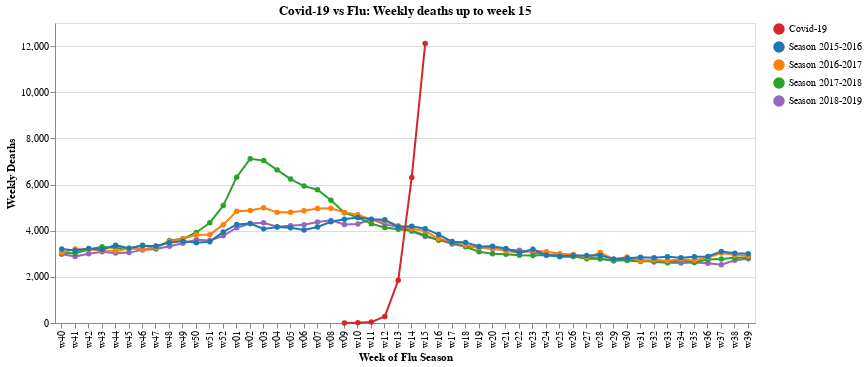

The notebook cell saved with this chart:
### Code cell
#hide_input
# select a point for which to provide details-on-demand
label = alt.selection_single(
    encodings=['x'], # limit selection to x-axis value
    on='mouseover',  # select on mouseover events
    nearest=True,    # select data point nearest the cursor
    empty='none'     # empty selection includes no data points
)

base = alt.Chart().mark_line(point=True).encode(
    x = alt.X('Weeks:N', axis=alt.Axis(title='Week of Flu Season'), sort=None),
    y = alt.Y('value', axis=alt.Axis(title='Weekly Deaths')),
    color=alt.Color('variable', legend=alt.Legend(title=""), scale=alt.Scale(
        range=['#d62728', '#1f77b4', '#ff7f0b', '#2ca02c', '#9467bd'])),
    order='codigo',
)

alt.layer(
    base, # base line chart
    
    # add a rule mark to serve as a guide line
    alt.Chart().mark_rule(color='#aaa').encode(
        x = alt.X('Weeks:N', axis=alt.Axis(title='Week of Flu Season'), sort=None)
    ).transform_filter(label),
    
    # add circle marks for selected time points, hide unselected points
    base.mark_circle().encode(
        opacity=alt.condition(label, alt.value(1), alt.value(0))
    ).add_selection(label),

    # add white stroked text to provide a legible background for labels
    base.mark_text(align='left', dx=5, dy=-5, stroke='white', strokeWidth=2).encode(
        text='value:Q'
    ).transform_filter(label),

    # add text labels for stock prices
    base.mark_text(align='left', dx=5, dy=-5).encode(
        text='value:Q'
    ).transform_filter(label),
    
    data=data
).properties(
    title=f'Covid-19 vs Flu: Weekly deaths up to week 15',
    width=700
)

### Figure 1 — Vega-Lite specification as saved in the notebook (floating-point values rounded to 4 significant figures; data arrays with more than 128 entries replaced by an {"elided": "..."} marker saying what was removed)
{"config": {"view": {"continuousWidth": 400, "continuousHeight": 300}}, "layer": [{"mark": {"type": "line", "point": true}, "encoding": {"color": {"type": "nominal", "field": "variable", "legend": {"title": ""}, "scale": {"range": ["#d62728", "#1f77b4", "#ff7f0b", "#2ca02c", "#9467bd"]}}, "order": {"type": "quantitative", "field": "codigo"}, "x": {"type": "nominal", "axis": {"title": "Week of Flu Season"}, "field": "Weeks", "sort": null}, "y": {"type": "quantitative", "axis": {"title": "Weekly Deaths"}, "field": "value"}}}, {"mark": {"type": "rule", "color": "#aaa"}, "encoding": {"x": {"type": "nominal", "axis": {"title": "Week of Flu Season"}, "field": "Weeks", "sort": null}}, "transform": [{"filter": {"selection": "selector007"}}]}, {"mark": "circle", "encoding": {"color": {"type": "nominal", "field": "variable", "legend": {"title": ""}, "scale": {"range": ["#d62728", "#1f77b4", "#ff7f0b", "#2ca02c", "#9467bd"]}}, "opacity": {"condition": {"value": 1, "selection": "selector007"}, "value": 0}, "order": {"type": "quantitative", "field": "codigo"}, "x": {"type": "nominal", "axis": {"title": "Week of Flu Season"}, "field": "Weeks", "sort": null}, "y": {"type": "quantitative", "axis": {"title": "Weekly Deaths"}, "field": "value"}}, "selection": {"selector007": {"type": "single", "encodings": ["x"], "on": "mouseover", "nearest": true, "empty": "none"}}}, {"mark": {"type": "text", "align": "left", "dx": 5, "dy": -5, "stroke": "white", "strokeWidth": 2}, "encoding": {"color": {"type": "nominal", "field": "variable", "legend": {"title": ""}, "scale": {"range": ["#d62728", "#1f77b4", "#ff7f0b", "#2ca02c", "#9467bd"]}}, "order": {"type": "quantitative", "field": "codigo"}, "text": {"type": "quantitative", "field": "value"}, "x": {"type": "nominal", "axis": {"title": "Week of Flu Season"}, "field": "Weeks", "sort": null}, "y": {"type": "quantitative", "axis": {"title": "Weekly Deaths"}, "field": "value"}}, "transform": [{"filter": {"selection": "selector007"}}]}, {"mark": {"type": "text", "align": "left", "dx": 5, "dy": -5}, "encoding": {"color": {"type": "nominal", "field": "variable", "legend": {"title": ""}, "scale": {"range": ["#d62728", "#1f77b4", "#ff7f0b", "#2ca02c", "#9467bd"]}}, "order": {"type": "quantitative", "field": "codigo"}, "text": {"type": "quantitative", "field": "value"}, "x": {"type": "nominal", "axis": {"title": "Week of Flu Season"}, "field": "Weeks", "sort": null}, "y": {"type": "quantitative", "axis": {"title": "Weekly Deaths"}, "field": "value"}}, "transform": [{"filter": {"selection": "selector007"}}]}], "data": {"name": "data-1eda44f50acb61a783bc6b2a30b4847a"}, "title": "Covid-19 vs Flu: Weekly deaths up to week 15", "width": 700, "$schema": "https://vega.github.io/schema/vega-lite/v4.8.1.json", "datasets": {"data-1eda44f50acb61a783bc6b2a30b4847a": {"elided": "260 records"}}}
